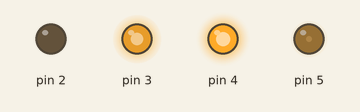
A sketch run on a simulated Arduino Uno, built with avr-gcc and run on an emulated ATmega328P. Shown: output pins drawn as LEDs (lit = HIGH).

Above: at 0.7 s.
At 2.2 s:
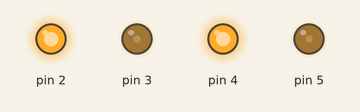
At 6.2 s:
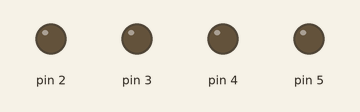
Timing chart, 0 to 7.7 s (numbered marks = the images above):
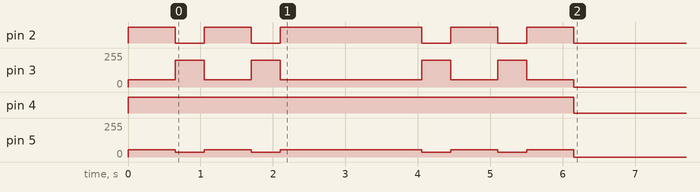

The sketch:

sketch_nov16a_copy_20241116171600.ino
```cpp
/*
2-3 right wh 1-up
4-5 left wh 0-down
*/
byte path[14] = { 1, 2, 1, 2, 1, 1, 1, 2, 1, 2, 1, 0, 0,0 };

byte speed = 200;
void setup() {
  // put your setup code here, to run once:
  pinMode(2, OUTPUT);
  pinMode(3, OUTPUT);
  pinMode(4, OUTPUT);
  pinMode(5, OUTPUT);
  /*
Ход мотора
*/
  for (int i = 0; i < 14; i++) {
    switch (path[i]) {
      case 0:
        stop();
        break;
      case 1:
        up();
        break;
      case 2:
        right();
        break;
      case 3:
        left();
        break;
      case 4:
        down();
        break;
    }
  }
}
/*
down();
delay(3000);
stop();

left();
delay(3000);
stop();

right();
delay(3000);
stop();
}
*/
/*
Программирование моторов
*/
void loop() {
  // put your main code here, to run repeatedly:
}
void up() {
  digitalWrite(2, 1);
  analogWrite(3, 255 - speed);
  digitalWrite(4, 1);
  analogWrite(5, 255 - speed);
  delay(650);
}
void stop() {
  digitalWrite(2, 0);
  analogWrite(3, 0);
  digitalWrite(4, 0);
  analogWrite(5, 0);
}
void down() {
  digitalWrite(2, 0);
  analogWrite(3, speed);
  digitalWrite(4, 0);
  analogWrite(5, speed);
}
void left() {
  digitalWrite(2, 1);
  analogWrite(3, 255 - speed);
  digitalWrite(4, 0);
  analogWrite(5, speed);
}
void right() {
  digitalWrite(2, 0);
  analogWrite(3, speed);
  digitalWrite(4, 1);
  analogWrite(5, 255 - speed - 20);
  delay(400);
}
/*
void up(){
digitalWrite(2,1);
analogWrite(3,255-speed);
digitalWrite(4,1);
analogWrite(5,255-speed);
}
void stop(){
digitalWrite(2,0);
analogWrite(3,0);
digitalWrite(4,0);
analogWrite(5,0);
}
void down(){
digitalWrite(2,0);
analogWrite(3,speed);
digitalWrite(4,0);
analogWrite(5,speed);
}
void left(){
digitalWrite(2,1);
analogWrite(3,255 - speed);
digitalWrite(4,0);
analogWrite(5,speed);
}
void right(){
digitalWrite(2,0);
analogWrite(3,speed);
digitalWrite(4,1);
analogWrite(5,255 - speed);
}
*/
```
